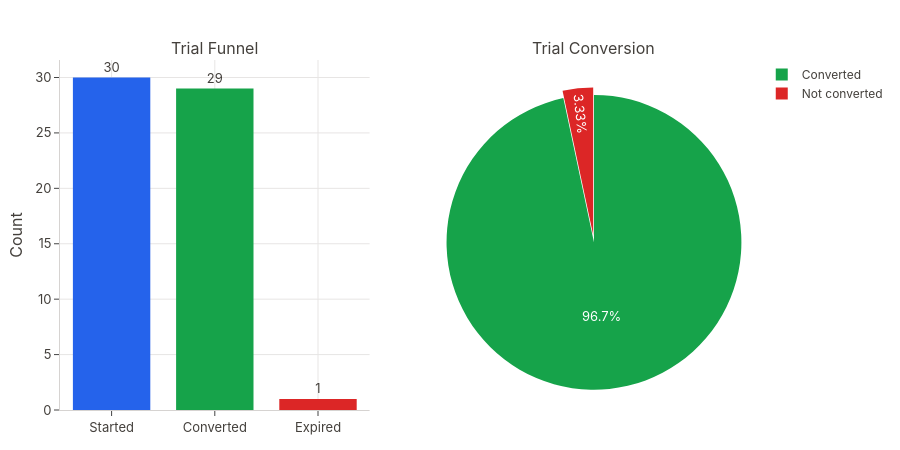

Write notebook code for a chart like this one.
### Code cell
reports.trials.plot_funnel(funnel_data)

### Figure 1 — Plotly figure (JSON) as saved in the notebook; plotly's stock layout.template omitted (floating-point values rounded to 4 significant figures)
{"data": [{"marker": {"color": ["#2563EB", "#16A34A", "#DC2626"]}, "showlegend": false, "text": ["30", "29", "1"], "textposition": "outside", "type": "bar", "x": ["Started", "Converted", "Expired"], "xaxis": "x", "y": [30, 29, 1], "yaxis": "y"}, {"domain": {"x": [0.55, 1], "y": [0, 1]}, "labels": ["Converted", "Not converted"], "marker": {"colors": ["#16A34A", "#DC2626"]}, "pull": [0.05, 0], "type": "pie", "values": [29, 1]}], "layout": {"annotations": [{"font": {"size": 16}, "showarrow": false, "text": "Trial Funnel", "x": 0.225, "xanchor": "center", "xref": "paper", "y": 1, "yanchor": "bottom", "yref": "paper"}, {"font": {"size": 16}, "showarrow": false, "text": "Trial Conversion", "x": 0.775, "xanchor": "center", "xref": "paper", "y": 1, "yanchor": "bottom", "yref": "paper"}], "height": 450, "xaxis": {"anchor": "y", "domain": [0, 0.45]}, "yaxis": {"anchor": "x", "domain": [0, 1], "title": {"text": "Count"}}}}
